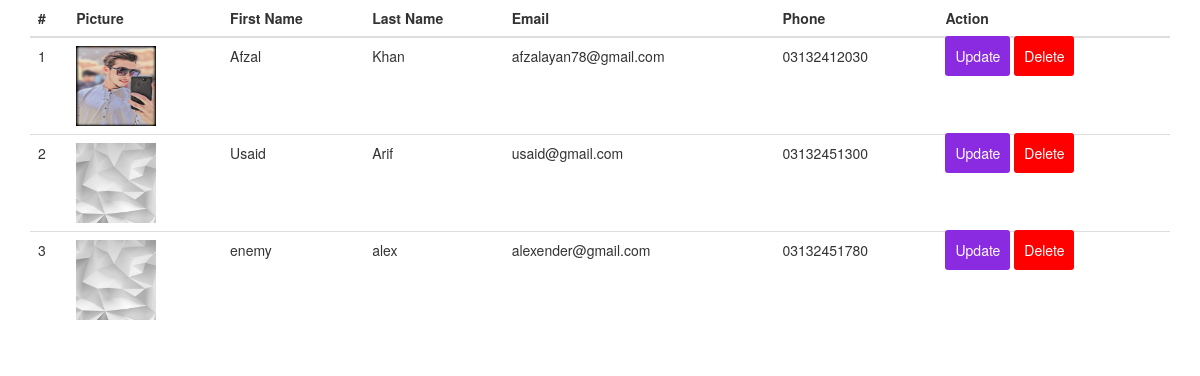
The page /select.php on the database its author committed.
### tables this page shows
CREATE TABLE `info` (
  `id` int(11) NOT NULL,
  `fname` varchar(50) NOT NULL,
  `lname` varchar(50) NOT NULL,
  `email` varchar(50) NOT NULL,
  `phone` varchar(13) NOT NULL,
  `picture` varchar(50) NOT NULL
);

### select.php (the view, shortened to what this page needs)
<!DOCTYPE html>
<html lang="en">
<head>
    <link rel="stylesheet" href="https://cdn.jsdelivr.net/npm/bootstrap@3.3.7/dist/css/bootstrap.min.css">
</head>
<body>
    <div class="container">
        <table class="table">
            <thead>
                <tr>
                    <th scope="col">#</th>
                    <th scope="col">Picture</th>
                    <th scope="col">First Name</th>
                    <th scope="col">Last Name</th>
                    <th scope="col">Email</th>
                    <th scope="col">Phone</th>
                    <th scope="col">Action</th>
                </tr>
            </thead>
            <tbody>
                <?php
                include 'connect.php';
                $sel = "select * from info";
                $result = mysqli_query($connect, $sel);
                $i = 1;
                while ($row = mysqli_fetch_assoc($result)) {
                    echo '<tr>';
                    echo "<td>" . $i . "</td>";
                    echo "<td><img src='images/" . $row['picture'] . "' class='img' /></td>";
                    echo "<td>" . $row['fname'] . "</td>";
                    echo "<td>" . $row['lname'] . "</td>";
                    echo "<td>" . $row['email'] . "</td>";
                    echo "<td>" . $row['phone'] . "</td>";
                    echo '<td>
                          <a href="update.php?id='.$row['id'].'" class="btn1" >Update</a>
                          <a href="delete.php?id='.$row['id'].'" class="btn2" >Delete</a>
                          </td>';
                    echo '</tr>';
                    $i++;
                }
                ?>
            </tbody>
        </table>
    </div>
</body>
</html>

### select.php (style rules this page uses)
.img { height: 80px; width: 80px; }
.btn1 { background-color: blueviolet; padding: 10px; color: #fff; border-radius: 3px; text-decoration: none; }
.btn2 { background-color: red; padding: 10px; color: #fff; border-radius: 3px; text-decoration: none; }

### rows shown on the page
info: picture (picture), fname "Afzal", lname "Khan", email "afzalayan78@gmail.com", phone "03132412030"
info: picture (picture), fname "Usaid", lname "Arif", email "usaid@gmail.com", phone "03132451300"
info: picture (picture), fname "enemy", lname "alex", email "alexender@gmail.com", phone "03132451780"
